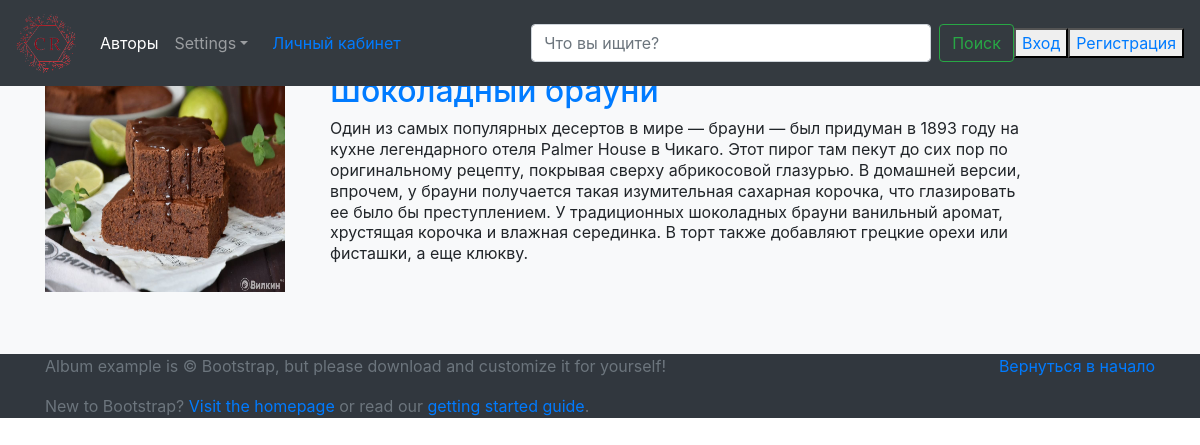
/author/1/, run on an earlier commit of the app's database.
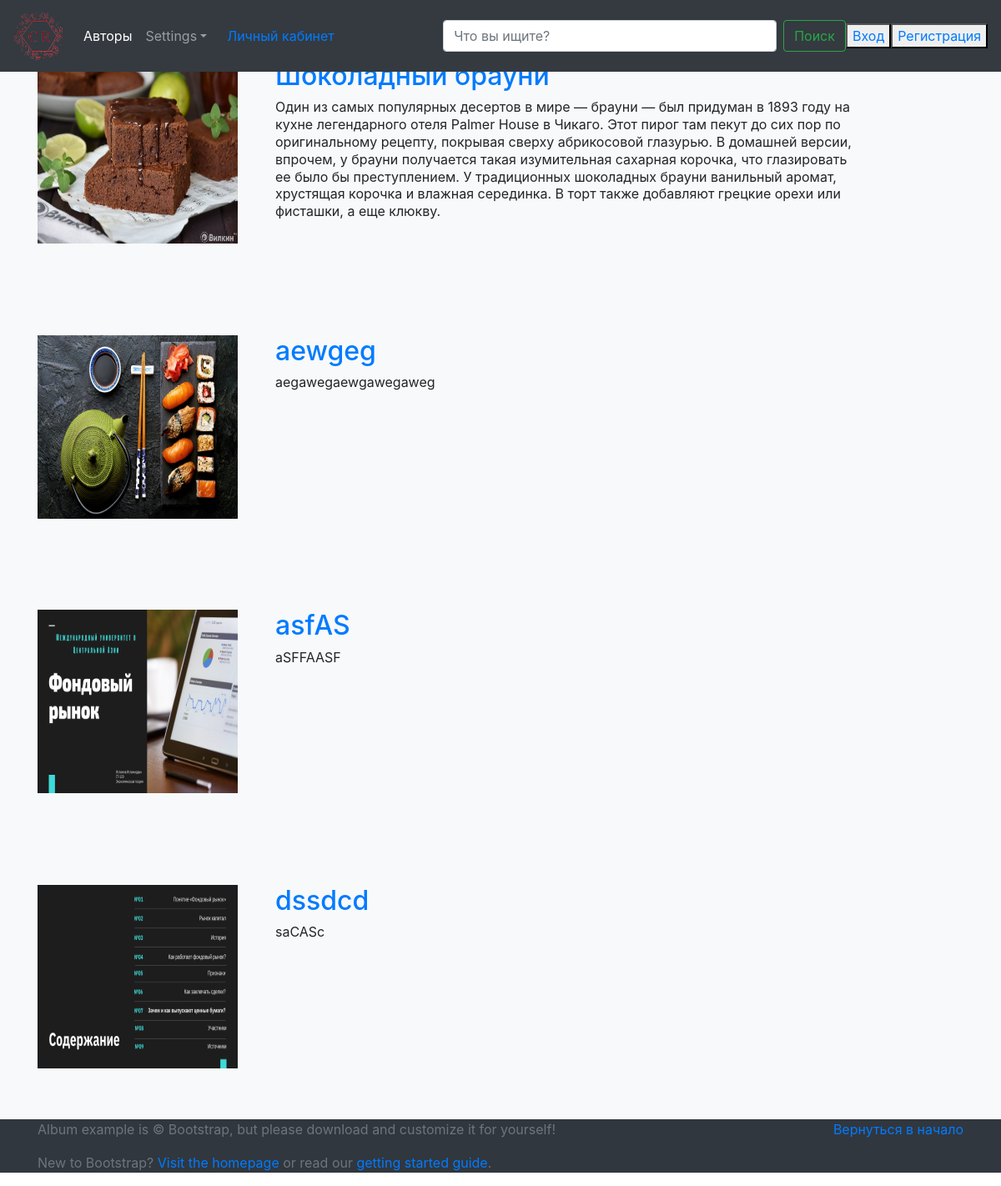
And on a later commit of the database.
### recipe_app/models.py (models this page shows, shortened)
class Recipe(models.Model):
    user = models.ForeignKey(User, on_delete=models.CASCADE, null=True, blank=False, verbose_name="Автор")
    create = models.DateTimeField(auto_now_add=True)
    title = models.CharField(max_length=150, verbose_name="Название блюда")
    description = models.TextField(null=True, blank=False, verbose_name="Описание")
    video = models.FileField(upload_to='videos/%Y/%m/%d', blank=True, null=True, verbose_name="Видео")
    image = models.ImageField(blank=False, upload_to='images/%Y/%m/%d', verbose_name='Изображение')
    number = models.IntegerField(verbose_name="Количество порций", blank=False)
    ingredient = models.ManyToManyField(Ingredient, blank=False, verbose_name="Ингредианты")
    gram = models.TextField(max_length=300, blank=False, verbose_name="Укажите кол-во грамм, шт или мл. Каждого инградиента")
    cooking = models.TextField(blank=False, verbose_name="Инструкция по приготовлению")
    category = models.ForeignKey(Category, on_delete=models.CASCADE, null=True, blank=False, verbose_name="Категория блюда")

### recipe_app/views.py (the view, shortened to what this page needs)
# urls.py: path('author/<int:pk>/', views.AuthorDetailView.as_view(), name='author_detail'),
class AuthorDetailView(IngredientCategory, ListView):
    model = Recipe
    context_object_name = 'author'
    template_name = 'recipe_app/author_detail.html'

### recipe_app/templates/recipe_app/author_detail.html (shortened to what this page needs)
{% extends 'recipe_app/base.html' %}
{% block content %}
  {% for recipe in object_list %}
      <div class="album py-5 bg-light ">
        <div class="container ">
          <div class="row ">
        <div class="container marketing">
          <div class="row featurette">
            <div class="col-md-8 order-md-2">
              <a href="{% url 'recipe_detail' recipe.pk %}" class="lead"><h2 class="featurette-heading">{{ recipe.title }}</h2></a>
                <p class="clip"> {{ recipe.description }} </p>
            </div>
          <div class="col-md-3 order-md-1">
            <img  src="/media/{{ recipe.image }}" style="height: 220px; width: 240px"  alt="Generic placeholder image">
          </div>
        </div>
      </div>
    </div>
  </div>
      </div>
{% endfor %}
{% endblock content %}

### recipe_app/templates/recipe_app/base.html (shortened to what this page needs)
{% load static %}
<html lang="ru">
<head>
   <link rel="stylesheet" type="text/css" href="{% static 'css/style.css' %}">
  <link rel="stylesheet" href="https://cdnjs.cloudflare.com/ajax/libs/twitter-bootstrap/4.6.1/css/bootstrap.min.css">
</head>
 <body>
    <nav class="navbar navbar-expand-md fixed-top navbar-dark bg-dark ">
      <a class="navbar-brand" href="{% url 'recipes' %}"><img class="logo" src="/static/media/images/logo-removebg-preview.png"></a>
      <div class="navbar-collapse offcanvas-collapse" id="navbarsExampleDefault">
        <ul class="navbar-nav mr-auto">
          <li class="nav-item active">
            <a class="nav-link" href="{% url 'authors_list' %}">Авторы <span class="sr-only">(current)</span></a>
          </li>
          <li class="nav-item dropdown">
            <a class="nav-link dropdown-toggle" href="http://example.com" id="dropdown01" data-toggle="dropdown" aria-haspopup="true" aria-expanded="false">Settings</a>
          </li>
            <li class="form-inline my-2 my-lg-0">
            <a class="nav-link" href="{% url 'personal_list' %}">
            {% if request.user.is_authenticated %}
            <a href="{% url 'personal_list' %}">Личный кабинет</a>
            {% else %}
            <a href="{% url 'login' %}" >Личный кабинет</a>
            {% endif %}
            </a>
          </li>
        </ul>
       <form class="form-inline my-2 my-lg-0" action="{% url 'search' %}" method="get">
          <input class="form-control mr-sm-2" type="text" placeholder="Что вы ищите?" name="q" style="width: 400px" aria-label="Search">
          <button class="btn btn-outline-success my-2 my-sm-0" type="submit">Поиск</button>
           {% if request.user.is_authenticated %}
           {% else %}
        <button><a href="{% url 'login' %}">Вход</a></button>
          <button><a href="{% url 'personal_list' %}">Регистрация</a></button>           {% endif %}
        </form>
      </div>
    </nav>
{% block content %}
{% endblock content %}
 <footer  class="text-muted bgcolor1">
      <div class="container ">
        <p class="float-right">
          <a href="#">Вернуться в начало</a>
        </p>
        <p>Album example is &copy; Bootstrap, but please download and customize it for yourself!</p>
        <p>New to Bootstrap? <a href="../../">Visit the homepage</a> or read our <a href="../../getting-started/">getting started guide</a>.</p>
      </div>
    </footer>
</body>
</html>

### recipe_app/static/css/style.css (style rules this page uses)
.clip { width: 700px; overflow: hidden; display: -webkit-box; -webkit-line-clamp: 8; -webkit-box-orient: vertical; line-height: 1.3em; height: 10.7em; }
.bgcolor1 { background-color: #31373e; }
.logo { width: 60px; height: 60px; }

What changed in the data, as far as the page shows it:
added Recipe: title "aewgeg", description "aegawegaewgawegaweg", image (picture)
added Recipe: title "asfAS", description "aSFFAASF", image (picture)
added Recipe: title "dssdcd", description "saCASc", image (picture)
